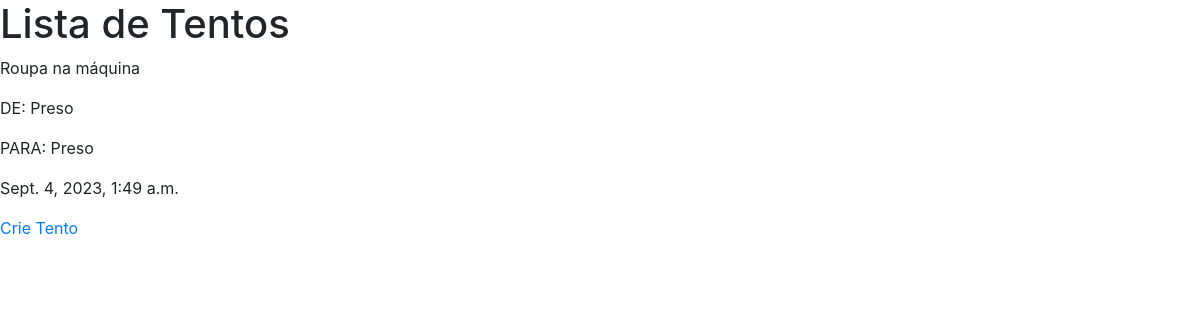
Page /site_anb/tento_list/ (signed in) on the earlier database version.
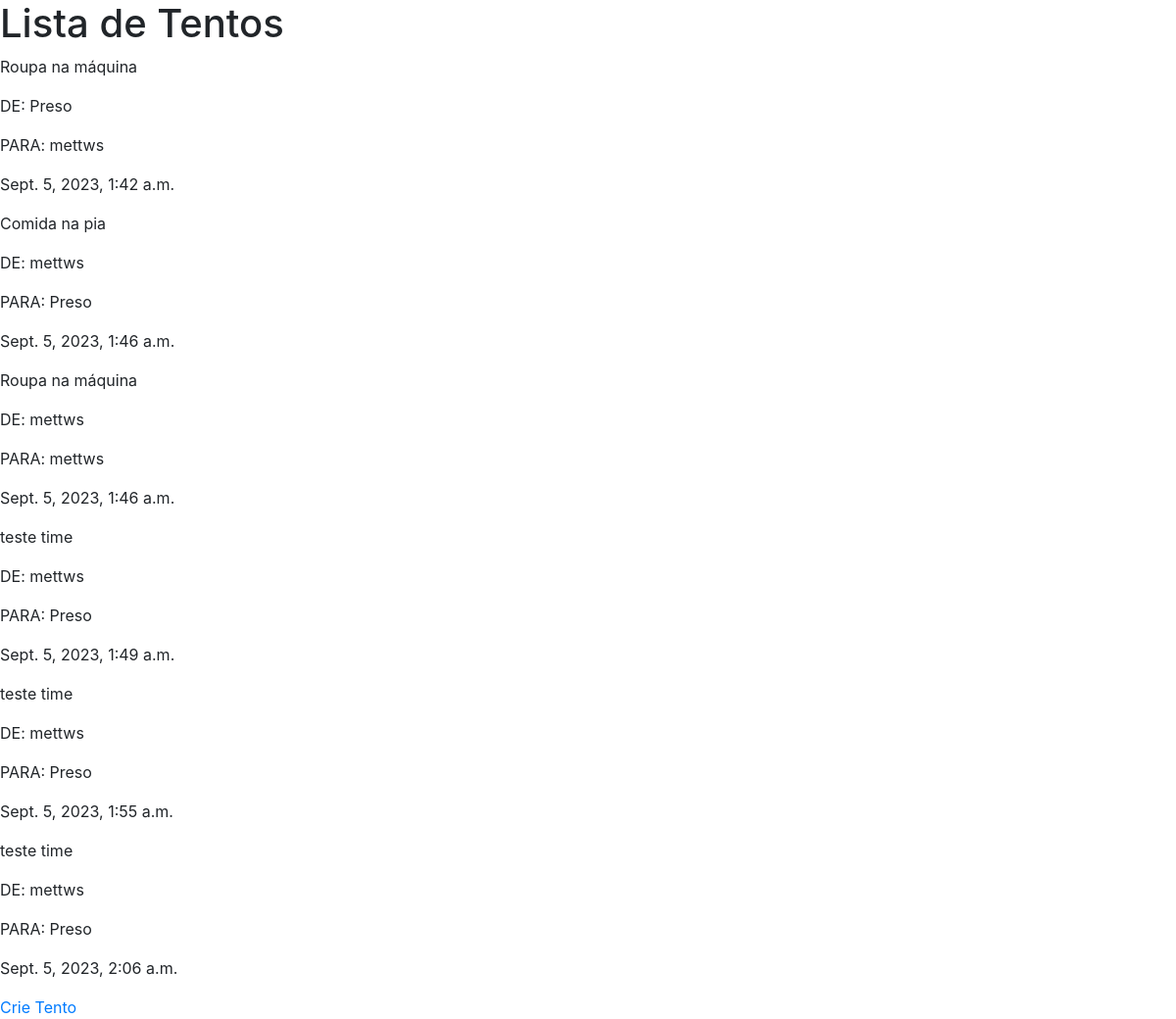
Same page on the later database version.
### site_anb/models.py (models this page shows, shortened)
class Tento(models.Model):
    from_user = models.ForeignKey(UserProfile, on_delete=models.CASCADE, blank=True, null=True, related_name='giver')
    to_user = models.ForeignKey(UserProfile, on_delete=models.CASCADE, blank=True, null=True, related_name='receiver')
    description = models.CharField(max_length=200)
    date_time = models.DateTimeField(auto_now=True)

class UserProfile(models.Model):
    nickname = models.CharField(max_length=100)
    hierarchy = models.CharField(max_length=15, choices=HIERARCHY_CHOICES)
    course = models.CharField(max_length=100, default='')
    tentos = models.PositiveIntegerField(default=0)
    def __str__(self):
        return self.nickname

### site_anb/views.py (the view)
# urls.py: path('tento_list/', views.tento_list_view, name='tento_list_path'),
@login_required(login_url='site_anb:login_path')
def tento_list_view(request):
    tento_list = Tento.objects.all()
    return render(request, 'site_anb/tento_list_template.html', {'tento_list': tento_list})

### site_anb/templates/site_anb/tento_list_template.html (shortened to what this page needs)
{% extends 'base.html'%}
{% load static %}
{% block content %}
<h1>Lista de Tentos</h1>
    {% for tento in tento_list %}
        <div class="tento-card">
            <p>{{ tento.description }}</p>
            <p>DE: {{ tento.from_user }}</p>
            <p>PARA: {{ tento.to_user }}</p>
            <p>{{ tento.date_time }}</p>
        </div>
    {% endfor %}
<a href="{% url 'site_anb:new_tento_path' %}">Crie Tento</a>
{% endblock %}

### site_anb/templates/base.html (shortened to what this page needs)
{% load static %}
<!DOCTYPE html>
<html lang="en">
<head>
    <link rel="stylesheet" href="https://cdn.jsdelivr.net/npm/bootstrap@4.3.1/dist/css/bootstrap.min.css">
</head>
<body>
    {% block content %}
    {% endblock %}
</body>
</html>

Differences in the rows shown:
changed Tento: to_user "Preso" → "mettws"; date_time "Sept. 4, 2023, 1:49 a.m." → "Sept. 5, 2023, 1:42 a.m."
added Tento: description "Comida na pia", from_user "mettws", to_user "Preso", date_time "Sept. 5, 2023, 1:46 a.m."
added Tento: description "Roupa na máquina", from_user "mettws", to_user "mettws", date_time "Sept. 5, 2023, 1:46 a.m."
added Tento: description "teste time", from_user "mettws", to_user "Preso", date_time "Sept. 5, 2023, 1:49 a.m."
added Tento: description "teste time", from_user "mettws", to_user "Preso", date_time "Sept. 5, 2023, 1:55 a.m."
added Tento: description "teste time", from_user "mettws", to_user "Preso", date_time "Sept. 5, 2023, 2:06 a.m."
